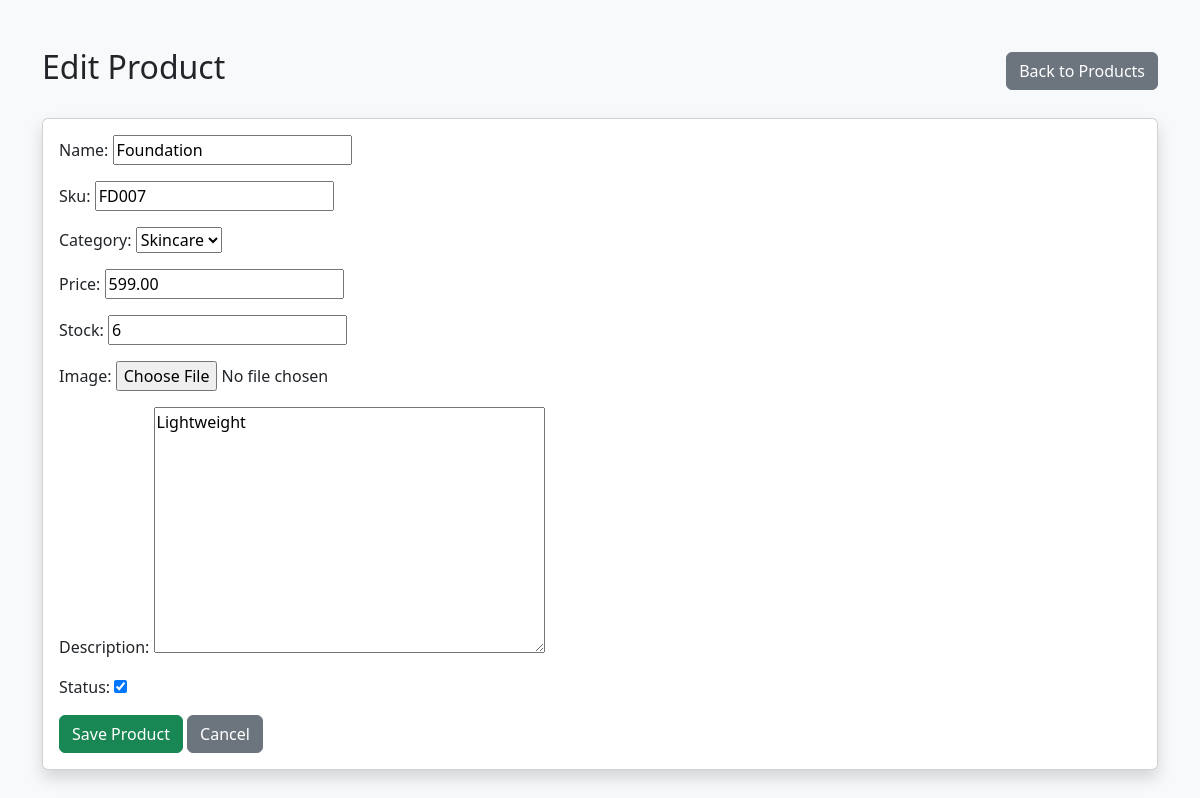
Screenshot of /products/edit/7/ (signed in) with the database file from the repository.
### store/models.py (models this page shows, shortened)
class Product(models.Model):
    name = models.CharField(max_length=150)
    sku = models.CharField(max_length=50, unique=True)
    category = models.ForeignKey(
        Category,
        on_delete=models.PROTECT,
        related_name="products"
    )
    price = models.DecimalField(max_digits=10, decimal_places=2)
    stock = models.PositiveIntegerField(default=0)
    image = models.ImageField(upload_to="products/", blank=True, null=True)
    description = models.TextField(blank=True)
    status = models.BooleanField(default=True)
    created_at = models.DateTimeField(auto_now_add=True)
    updated_at = models.DateTimeField(auto_now=True)

class Category(models.Model):
    name = models.CharField(max_length=100, unique=True)
    def __str__(self):
        return self.name

### store/views.py (the view)
# urls.py: path("products/edit/<int:id>/", views.product_edit, name="product_edit"),
@login_required
def product_edit(request, id):
    product = get_object_or_404(
        Product,
        id=id
    )
    if request.method == "POST":
        form = ProductForm(
            request.POST,
            request.FILES,
            instance=product
        )
        if form.is_valid():
            form.save()
            messages.success(
                request,
                "Product updated successfully."
            )
            return redirect("product_list")
    else:
        form = ProductForm(
            instance=product
        )
    return render(
        request,
        "product_form.html",
        {
            "form": form,
            "title": "Edit Product"
        }
    )

### store/forms.py (shortened to what this page needs)
class ProductForm(forms.ModelForm):
    class Meta:
        model = Product
        fields = [
            "name",
            "sku",
            "category",
            "price",
            "stock",
            "image",
            "description",
            "status",
        ]

### templates/product_form.html (shortened to what this page needs)
<!DOCTYPE html>
<html lang="en">
<head>
    <link
        href="https://cdn.jsdelivr.net/npm/bootstrap@5.3.3/dist/css/bootstrap.min.css"
        rel="stylesheet"
    >
</head>
<body class="bg-light">
<div class="container mt-5">
    <div class="d-flex justify-content-between align-items-center mb-4">
        <h2>{{ title }}</h2>
        <a href="{% url 'product_list' %}" class="btn btn-secondary">
            Back to Products
        </a>
    </div>
    <div class="card shadow">
        <div class="card-body">
            <form method="POST" enctype="multipart/form-data">
                {{ form.as_p }}
                <button type="submit" class="btn btn-success">
                    Save Product
                </button>
                <a href="{% url 'product_list' %}"
                   class="btn btn-secondary">
                    Cancel
                </a>
            </form>
        </div>
    </div>
</div>
</body>
</html>

### rows the page displays
Product: name "Foundation", sku "FD007", category "Skincare", price "599.00", stock "6", description "Lightweight", status "☑"

### other values shown
{{ title }} "Edit Product"
